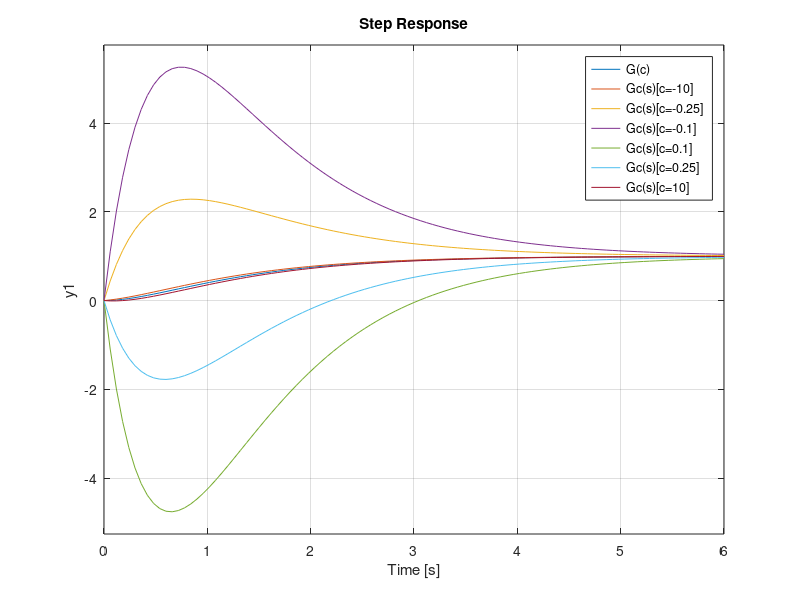
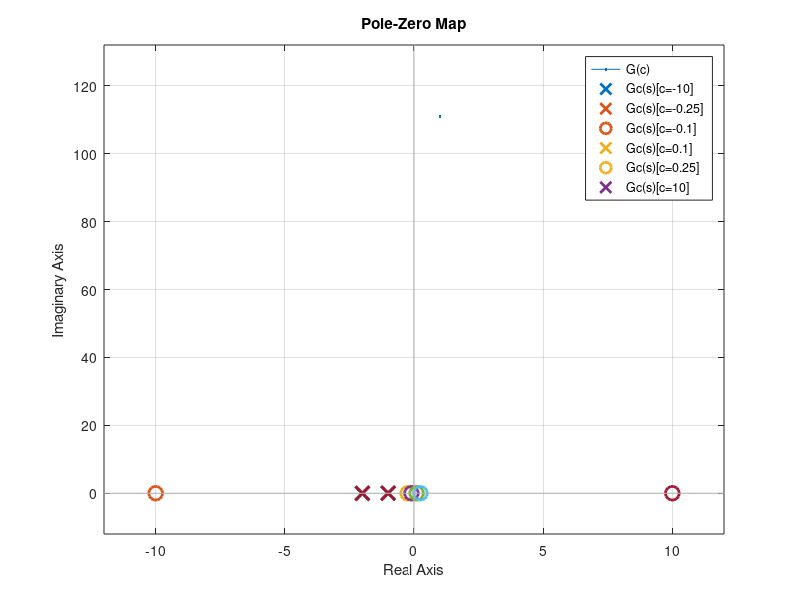

Reproduce these figures in MATLAB, in order. (Note: this script raises an error after producing the figures.)
% Master1 CORO 
% Classical Control
% exercise 1 of lab1

% MATLABのコマンドで、一度にすべての変数をクリアし、すべてのプロットウィンドウを閉じてコマンドウィンドウをクリア
clear all, close all, clc

disp('section 3.1')
disp('---------------------------------------------')

num = 1;
den = [0.5, 1.5, 1];

G = tf(num, den);

c1 = -10;
c2 = -0.25;
c3 = -0.1;
c4 = 0.1;
c5 = 0.25;
c6 = 10;

cnum1 = [-1, c1];
cden1 = [0.5*c1, 1.5*c1, c1];
cnum2 = [-1, c2];
cden2 = [0.5*c2, 1.5*c2, c2];
cnum3 = [-1, c3];
cden3 = [0.5*c3, 1.5*c3, c3];
cnum4 = [-1, c4];
cden4 = [0.5*c4, 1.5*c4, c4];
cnum5 = [-1, c5];
cden5 = [0.5*c5, 1.5*c5, c5];
cnum6 = [-1, c6];
cden6 = [0.5*c6, 1.5*c6, c6];

Gc1 = tf(cnum1, cden1);
Gc2 = tf(cnum2, cden2);
Gc3 = tf(cnum3, cden3);
Gc4 = tf(cnum4, cden4);
Gc5 = tf(cnum5, cden5);
Gc6 = tf(cnum6, cden6);

f1=figure(1);
set(f1,'position',[1   462   504   343])
plot(111)

% 最後の6がdurationの長さを決めてる
step(G, Gc1, Gc2, Gc3, Gc4, Gc5, Gc6, 6);
legend('G(c)', 'Gc(s)[c=-10]', 'Gc(s)[c=-0.25]', 'Gc(s)[c=-0.1]', 'Gc(s)[c=0.1]', 'Gc(s)[c=0.25]', 'Gc(s)[c=10]')
f2=figure(2);
plot(111)
pzmap(G,Gc1, Gc2, Gc3, Gc4, Gc5, Gc6);
legend('G(c)', 'Gc(s)[c=-10]', 'Gc(s)[c=-0.25]', 'Gc(s)[c=-0.1]', 'Gc(s)[c=0.1]', 'Gc(s)[c=0.25]', 'Gc(s)[c=10]')

S  = stepinfo(G);
S1 = stepinfo(Gc1);
S2 = stepinfo(Gc2);
S3 = stepinfo(Gc3);
S4 = stepinfo(Gc4);
S5 = stepinfo(Gc5);
S6 = stepinfo(Gc6);

% オーバーシュート：ステップ応答のピーク地と目標値の差
%              　オーバーシュートがない場合，この値は０
disp(['the percent overshoot of G :',num2str(S1.Overshoot)])
disp(['the percent overshoot of Gc1 (c1=-10) :',num2str(S1.Overshoot)])
disp(['the percent overshoot of Gc2 (c2=-0.25) :',num2str(S2.Overshoot)])
disp(['the percent overshoot of Gc3 (c3=-0.1) :',num2str(S3.Overshoot)])
disp(['the percent undershoot of Gc4 (c4=0.1) :',num2str(S4.Undershoot)])
disp(['the percent undershoot of Gc4 (c5=0.25) :',num2str(S5.Undershoot)])
disp(['the percent undershoot of Gc4 (c6=10) :',num2str(S6.Undershoot)])
disp(' ')

%{
----- 👇set関数の説明👇 -----
set(f1,'position',[1 462 504 343]) のコードは、MATLABにおいて図（Figure）の位置とサイズを設定しています。具体的に、f1 は図のハンドル（handle）を表し、'position' は図の位置とサイズを設定するためのプロパティです。

このコードの各部分について説明します：

f1：これはあらかじめ作成した図のハンドル（handle）を指します。このハンドルを使用して特定の図を操作できます。

'position'：図の位置とサイズを設定するプロパティを指定しています。

[1 462 504 343]：このベクトルは、図の位置とサイズをピクセル単位で指定しています。各要素の意味は次の通りです：

最初の要素（1）：図の左端のX座標位置を指定します。
2番目の要素（462）：図の上端のY座標位置を指定します。
3番目の要素（504）：図の幅を指定します。
4番目の要素（343）：図の高さを指定します。
このコードは、f1 で指定された図の位置とサイズを (1, 462) から始まり、幅が 504 ピクセルで高さが 343 ピクセルになるように設定しています。これにより、MATLABの図が指定された位置とサイズで表示されます。

このように図の位置とサイズを指定することで、グラフやプロットが画面上で適切に配置され、表示される範囲が制御できます。

%}